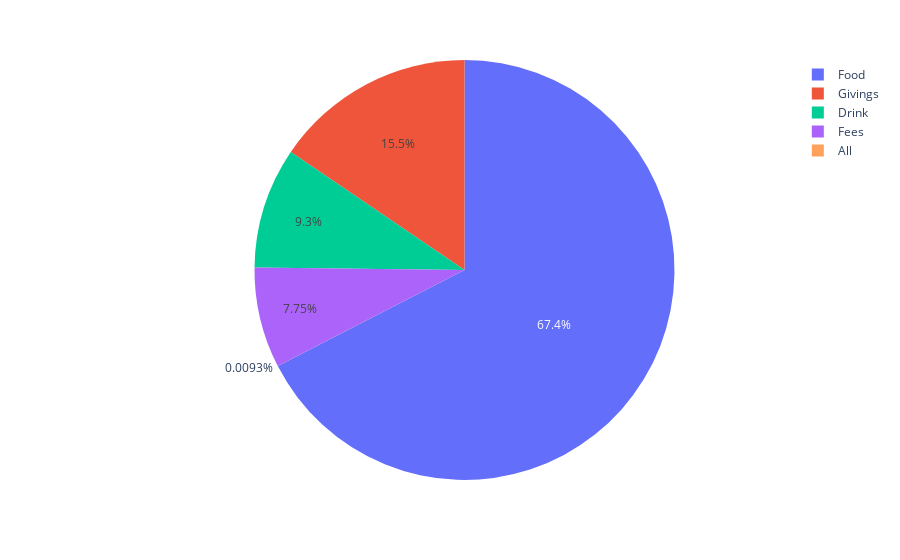

Write notebook code for a chart like this one.
### Code cell
def create_category_pie_chart(df, start_day, end_day):
    category_df = df.copy()
    category_df['date'] = pd.to_datetime(category_df['date'])  
    category_df = category_df[(category_df['date'] >= start_day) & (category_df['date'] <= end_day)]
    category_df = category_df[category_df['transaction_type'] == 'Expenses']    
    category_df = category_df.groupby('category')['amount'].sum().reset_index(name='sum')
    
    category_df['Amount'] = category_df['sum']
    category_df['Category'] = category_df['category']
    fig = px.pie(category_df, values='Amount', names='Category')
    
    return fig

create_category_pie_chart(df, '2021-10-01', '2021-11-01')

### Figure 1 — Plotly figure (JSON) as saved in the notebook; plotly's stock layout.template omitted (floating-point values rounded to 4 significant figures)
{"data": [{"domain": {"x": [0, 1], "y": [0, 1]}, "hovertemplate": "Category=%{label}<br>Amount=%{value}<extra></extra>", "labels": ["All", "Drink", "Fees", "Food", "Givings"], "legendgroup": "", "name": "", "showlegend": true, "type": "pie", "values": [12, 12000, 10000, 87000, 20000]}], "layout": {"legend": {"tracegroupgap": 0}, "margin": {"t": 60}}}
